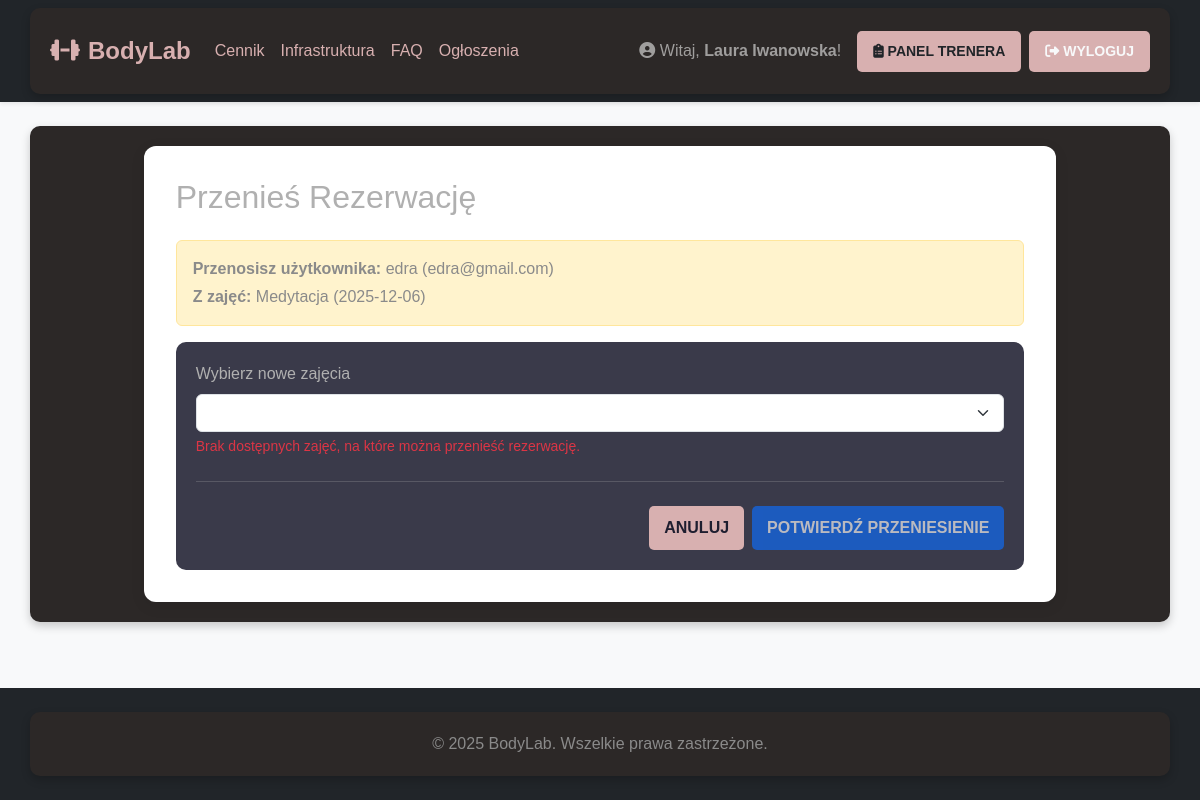
The page /move_booking/1 (signed in) on the database its author committed.
### app.py (models this page shows, shortened)
class User(db.Model, UserMixin):
    id = db.Column(db.Integer, primary_key=True)
    username = db.Column(db.String(50), unique=True, nullable=False)
    email = db.Column(db.String(120), unique=True, nullable=False)
    password_hash = db.Column(db.String(256), nullable=False)
    role = db.Column(db.String(20), nullable=False, default='user')
    experience_notes = db.Column(db.Text, nullable=True)
    sessions_taught = db.relationship('TrainingSession', back_populates='trainer', lazy='dynamic')
    bookings = db.relationship('Booking', back_populates='user', lazy='dynamic')
    messages_sent = db.relationship('Message', foreign_keys='Message.sender_id', back_populates='sender',
                                    lazy='dynamic')
    messages_received = db.relationship('Message', foreign_keys='Message.recipient_id', back_populates='recipient',
                                        lazy='dynamic')
    @property
    def is_admin(self):
        return self.role == 'admin'
    @property
    def is_trainer(self):
        return self.role == 'trainer'

class TrainingSession(db.Model):
    id = db.Column(db.Integer, primary_key=True)
    title = db.Column(db.String(100), nullable=False)
    session_type = db.Column(db.String(20), nullable=False, default='Grupowy')
    description = db.Column(db.Text, nullable=True)
    date = db.Column(db.Date, nullable=False)
    start_time = db.Column(db.Time, nullable=False)
    duration_minutes = db.Column(db.Integer, nullable=False, default=60)
    price = db.Column(db.Integer, nullable=False, default=0)
    max_participants = db.Column(db.Integer, nullable=False, default=10)
    trainer_id = db.Column(db.Integer, db.ForeignKey('user.id'), nullable=False)
    recurrence_group_id = db.Column(db.String(36), nullable=True, index=True)
    trainer = db.relationship('User', back_populates='sessions_taught')
    bookings = db.relationship('Booking', back_populates='session', lazy='dynamic', cascade="all, delete-orphan")

### app.py (the view, shortened to what this page needs)
@app.route("/move_booking/<int:booking_id>", methods=["GET", "POST"])
@login_required
@trainer_required
def move_booking(booking_id):
    booking_to_move = db.session.get(Booking, booking_id)
    if not booking_to_move:
        flash("Nie znaleziono takiej rezerwacji.", "danger")
        return redirect(url_for('trainer_dashboard'))
    session = booking_to_move.session
    user = booking_to_move.user
    if not current_user.is_admin and session.trainer_id != current_user.id:
        flash("Nie masz uprawnień do zarządzania tą rezerwacją.", "danger")
        return redirect(url_for('trainer_dashboard'))
    form = MoveBookingForm(original_session_id=session.id)
    return render_template("move_booking.html", form=form, booking=booking_to_move, user=user, session=session)

### app.py
class MoveBookingForm(FlaskForm):
    new_session = SelectField("Wybierz nowe zajęcia", coerce=int, validators=[DataRequired()])
    submit = SubmitField("Przenieś rezerwację")
    def __init__(self, original_session_id=None, *args, **kwargs):
        super(MoveBookingForm, self).__init__(*args, **kwargs)
        today = date.today()
        self.new_session.choices = [
            (s.id, f"{s.title} ({s.date}) - {s.current_participants}/{s.max_participants} miejsc")
            for s in TrainingSession.query.filter(
                TrainingSession.date >= today,
                TrainingSession.id != original_session_id
            ).all() if not s.is_full
        ]

### app.py (called while the page is built)
@login_manager.user_loader
def load_user(user_id):
    return db.session.get(User, int(user_id))

def trainer_required(f):
    @wraps(f)
    def decorated_function(*args, **kwargs):
        if not current_user.is_authenticated or (not current_user.is_admin and not current_user.is_trainer):
            flash("Dostęp do tej strony wymaga uprawnień Trenera.", "danger")
            return redirect(url_for('index'))
        return f(*args, **kwargs)
    return decorated_function

### templates/move_booking.html (shortened to what this page needs)
{% extends "base.html" %}
{% block content %}
<h1 class="h2 mb-4">Przenieś Rezerwację</h1>
<div class="alert alert-warning">
    <p class="mb-1"><strong>Przenosisz użytkownika:</strong> {{ user.username }} ({{ user.email }})</p>
    <p class="mb-0"><strong>Z zajęć:</strong> {{ session.title }} ({{ session.date.strftime('%Y-%m-%d') }})</p>
</div>
<form method="POST" action="">
    <div class="mb-3">
        {{ form.new_session.label(class="form-label") }}
        {{ form.new_session(class="form-select") }}
        {% if not form.new_session.choices %}
            <div class="form-text text-danger">Brak dostępnych zajęć, na które można przenieść rezerwację.</div>
        {% endif %}
    </div>
    <hr class="my-4">
    <div class="d-flex justify-content-end gap-2">
        <a href="{{ url_for('manage_session', session_id=session.id) }}" class="btn btn-secondary">Anuluj</a>
        <button type="submit" class="btn btn-primary" {% if not form.new_session.choices %}disabled{% endif %}>
            Potwierdź Przeniesienie
        </button>
    </div>
</form>
{% endblock %}

### templates/base.html (shortened to what this page needs)
<!DOCTYPE html>
<html lang="pl">
<head>
    <link href="https://cdn.jsdelivr.net/npm/bootstrap@5.3.3/dist/css/bootstrap.min.css" rel="stylesheet">
    <link rel="stylesheet" href="https://cdnjs.cloudflare.com/ajax/libs/font-awesome/6.5.0/css/all.min.css">
    <link rel="stylesheet" href="{{ url_for('static', filename='style.css') }}">
</head>
<body>
<nav class="navbar navbar-expand-lg navbar-dark bg-dark shadow-sm">
    <div class="container">
        <a class="navbar-brand" href="{{ url_for('index') }}">
            <i class="fas fa-dumbbell me-2"></i>BodyLab
        </a>
        <div class="collapse navbar-collapse" id="navbarNav">
            <ul class="navbar-nav me-auto">
                <li class="nav-item">
                    <a class="nav-link" href="{{ url_for('pricing') }}">Cennik</a>
                </li>
                <li class="nav-item">
                    <a class="nav-link" href="{{ url_for('infrastructure') }}">Infrastruktura</a>
                </li>
                <li class="nav-item">
                    <a class="nav-link" href="{{ url_for('faq') }}">FAQ</a>
                </li>
                <li class="nav-item">
                    <a class="nav-link" href="{{ url_for('announcements') }}">Ogłoszenia</a>
                </li>
            </ul>
            <ul class="navbar-nav ms-auto d-flex align-items-center">
                {% if current_user.is_authenticated %}
                    <li class="nav-item">
                        <span class="navbar-text me-3">
                            <i class="fas fa-user-circle"></i> Witaj, <strong>{{ current_user.username }}</strong>!
                        </span>
                    </li>
                    {% if current_user.is_admin or current_user.is_trainer %}
                    <li class="nav-item me-2">
                        <a class="btn btn-info btn-sm px-3" href="{{ url_for('trainer_dashboard') }}">
                            <i class="fas fa-clipboard-list"></i> Panel Trenera
                        </a>
                    </li>
                    {% endif %}
                    <li class="nav-item">
                        <a class="btn btn-outline-light btn-sm px-3" href="{{ url_for('logout') }}">
                            <i class="fas fa-sign-out-alt"></i> Wyloguj
                        </a>
                    </li>
                {% endif %}
            </ul>
        </div>
    </div>
</nav>
<main class="main-content">
    <div class="container mt-4">
        <div class="row justify-content-center">
            <div class="col-lg-10">
                <div class="content-card">
                    {% block content %}{% endblock %}
                </div>
            </div>
        </div>
    </div>
</main>
<footer class="text-center py-4 mt-5">
    <div class="container">
        <p class="mb-0">&copy; 2025 BodyLab. Wszelkie prawa zastrzeżone.</p>
    </div>
</footer>
</body>
</html>

### static/style.css (style rules this page uses)
body { background-color: #1e1e2f; color: #b0b0b0; font-family: 'Arial', sans-serif; }
.container { background: #2c2827; padding: 20px; border-radius: 10px; box-shadow: 0 4px 10px rgba(0, 0, 0, 0.2); }
h1, h2 { color: #d8b0b0; }
p { color: #8a8a8a; font-size: 16px; }
form { background: #3a3a4a; padding: 20px; border-radius: 10px; }
input, select, textarea { background: #2c2827; color: #e0e0e0; border: 1px solid #555; padding: 8px; border-radius: 5px; width: 100%; }
button, .btn { background: #d8b0b0; color: #1e1e2f; padding: 10px 15px; border-radius: 5px; font-weight: bold; text-transform: uppercase; border: none; cursor: pointer; }
.navbar { background: #181824; }
.navbar-brand, .nav-link { color: #d8b0b0 !important; }
a { color: #d8b0b0; }

### templates/base.html (style rules this page uses)
body { background-color: #f8f9fa; min-height: 100vh; display: flex; flex-direction: column; }
.main-content { flex: 1; }
.navbar-brand { font-weight: 700; font-size: 1.5rem; }
footer { margin-top: auto; background-color: #212529; color: #adb5bd; }
.content-card { background: white; border-radius: 12px; box-shadow: 0 4px 15px rgba(0,0,0,0.08); padding: 2rem; }
.navbar-dark .navbar-nav .btn { color: #212529; }
.navbar-dark .navbar-nav .btn-outline-light { color: #f8f9fa; }

### rows shown on the page
User: username "Laura Iwanowska"
User: username "edra", email "edra@gmail.com"
TrainingSession: title "Medytacja", date "2025-12-06"
